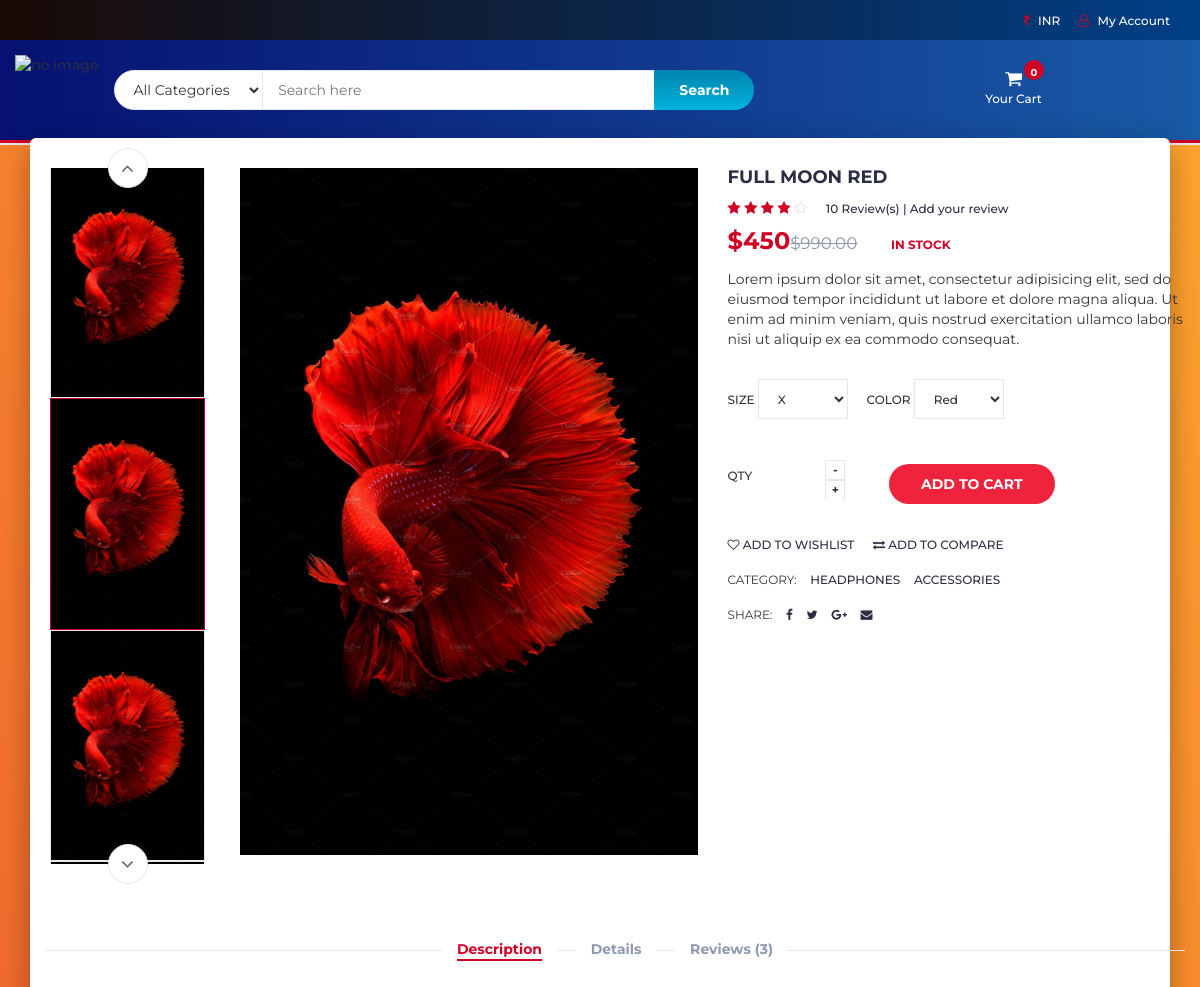
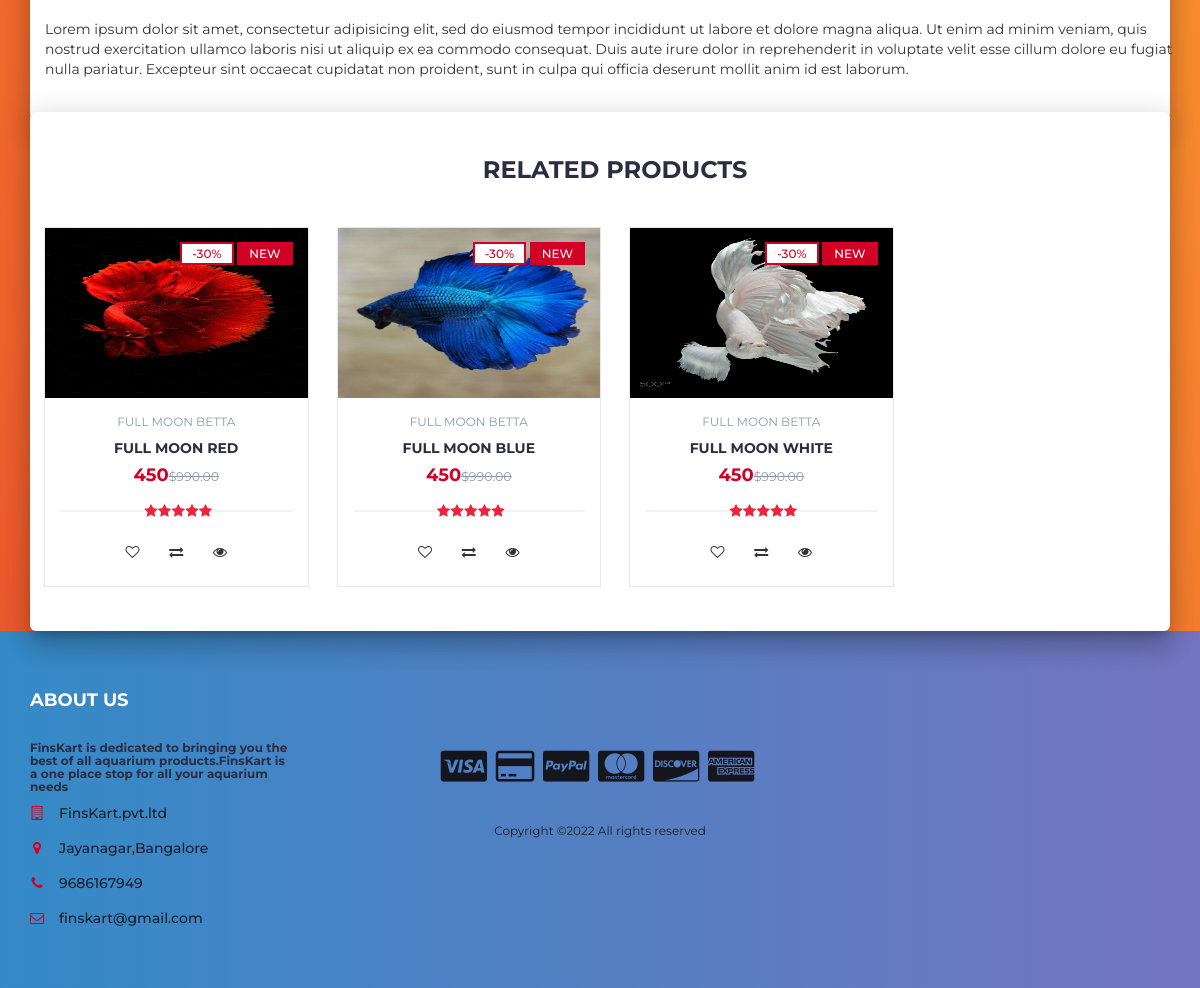
Page /product.php?p=1 on the committed database (2 pictures, top to bottom).
### tables this page shows
CREATE TABLE `products` (
  `product_id` int(100) NOT NULL,
  `product_cat` int(100) NOT NULL,
  `product_brand` int(100) NOT NULL,
  `product_title` varchar(255) NOT NULL,
  `product_price` int(100) NOT NULL,
  `product_desc` text NOT NULL,
  `product_image` text NOT NULL,
  `product_keywords` text NOT NULL
);

CREATE TABLE `categories` (
  `cat_id` int(100) NOT NULL,
  `cat_title` text NOT NULL
);

### product.php (the view, shortened to what this page needs)
<?php
include "header.php";
?>
		<div class="section main main-raised">
			<div class="container">
				<div class="row">
					<?php
								include 'db.php';
								$product_id = $_GET['p'];
								$sql = " SELECT * FROM products WHERE product_id = $product_id";
								$result = mysqli_query($con, $sql);
								if (mysqli_num_rows($result) > 0)
								{
									while($row = mysqli_fetch_assoc($result))
									{
									echo '
                                <div class="col-md-5 col-md-push-2">
                                <div id="product-main-img">
                                    <div class="product-preview">
                                        <img src="product_images/'.$row['product_image'].'" alt="">
                                    </div>
                                    <div class="product-preview">
                                        <img src="product_images/'.$row['product_image'].'" alt="">
                                    </div>
                                    <div class="product-preview">
                                        <img src="product_images/'.$row['product_image'].'" alt="">
                                    </div>
                                    <div class="product-preview">
                                        <img src="product_images/'.$row['product_image'].'" alt="">
                                    </div>
                                </div>
                            </div>
                                <div class="col-md-2  col-md-pull-5">
                                <div id="product-imgs">
                                    <div class="product-preview">
                                        <img src="product_images/'.$row['product_image'].'" alt="">
                                    </div>
                                    <div class="product-preview">
                                        <img src="product_images/'.$row['product_image'].'" alt="">
                                    </div>
                                    <div class="product-preview">
                                        <img src="product_images/'.$row['product_image'].'" alt="">
                                    </div>
                                    <div class="product-preview">
                                        <img src="product_images/'.$row['product_image'].'" alt="">
                                    </div>
                                </div>
                            </div>
									';
									?>
									<?php
									echo '
                    <div class="col-md-5">
						<div class="product-details">
							<h2 class="product-name">'.$row['product_title'].'</h2>
							<div>
								<div class="product-rating">
									<i class="fa fa-star"></i>
									<i class="fa fa-star"></i>
									<i class="fa fa-star"></i>
									<i class="fa fa-star"></i>
									<i class="fa fa-star-o"></i>
								</div>
								<a class="review-link" href="#review-form">10 Review(s) | Add your review</a>
							</div>
							<div>
								<h3 class="product-price">$'.$row['product_price'].'<del class="product-old-price">$990.00</del></h3>
								<span class="product-available">In Stock</span>
							</div>
							<p>Lorem ipsum dolor sit amet, consectetur adipisicing elit, sed do eiusmod tempor incididunt ut labore et dolore magna aliqua. Ut enim ad minim veniam, quis nostrud exercitation ullamco laboris nisi ut aliquip ex ea commodo consequat.</p>
							<div class="product-options">
								<label>
									Size
									<select class="input-select">
										<option value="0">X</option>
									</select>
								</label>
								<label>
									Color
									<select class="input-select">
										<option value="0">Red</option>
									</select>
								</label>
							</div>
							<div class="add-to-cart">
								<div class="qty-label">
									Qty
									<div class="input-number">
										<span class="qty-up">+</span>
										<span class="qty-down">-</span>
									</div>
								</div>
								<div class="btn-group" style="margin-left: 25px; margin-top: 15px">
								<button class="add-to-cart-btn" pid="'.$row['product_id'].'"  id="product" ><i class="fa fa-shopping-cart"></i> add to cart</button>
                                </div>
							</div>
							<ul class="product-btns">
								<li><a href="#"><i class="fa fa-heart-o"></i> add to wishlist</a></li>
								<li><a href="#"><i class="fa fa-exchange"></i> add to compare</a></li>
							</ul>
							<ul class="product-links">
								<li>Category:</li>
								<li><a href="#">Headphones</a></li>
								<li><a href="#">Accessories</a></li>
							</ul>
							<ul class="product-links">
								<li>Share:</li>
								<li><a href="#"><i class="fa fa-facebook"></i></a></li>
								<li><a href="#"><i class="fa fa-twitter"></i></a></li>
								<li><a href="#"><i class="fa fa-google-plus"></i></a></li>
								<li><a href="#"><i class="fa fa-envelope"></i></a></li>
							</ul>
						</div>
					</div>
					<div class="col-md-12">
						<div id="product-tab">
							<ul class="tab-nav">
								<li class="active"><a data-toggle="tab" href="#tab1">Description</a></li>
								<li><a data-toggle="tab" href="#tab2">Details</a></li>
								<li><a data-toggle="tab" href="#tab3">Reviews (3)</a></li>
							</ul>
							<div class="tab-content">
								<div id="tab1" class="tab-pane fade in active">
									<div class="row">
										<div class="col-md-12">
											<p>Lorem ipsum dolor sit amet, consectetur adipisicing elit, sed do eiusmod tempor incididunt ut labore et dolore magna aliqua. Ut enim ad minim veniam, quis nostrud exercitation ullamco laboris nisi ut aliquip ex ea commodo consequat. Duis aute irure dolor in reprehenderit in voluptate velit esse cillum dolore eu fugiat nulla pariatur. Excepteur sint occaecat cupidatat non proident, sunt in culpa qui officia deserunt mollit anim id est laborum.</p>
										</div>
									</div>
								</div>
							</div>
						</div>
					</div>
				</div>
			</div>
		</div>
		<div class="section main main-raised">
			<div class="container">
				<div class="row">
					<div class="col-md-12">
						<div class="section-title text-center">
							<h3 class="title">Related Products</h3>
						</div>
					</div>
                    ';
									}
								}
								?>
								<?php
                    include 'db.php';
								$product_id = $_GET['p'];
					$product_query = "SELECT * FROM products,categories WHERE product_cat=cat_id AND product_id BETWEEN $product_id AND $product_id+3";
                $run_query = mysqli_query($con,$product_query);
                if(mysqli_num_rows($run_query) > 0){
                    while($row = mysqli_fetch_array($run_query)){
                        $pro_id    = $row['product_id'];
                        $pro_title = $row['product_title'];
                        $pro_price = $row['product_price'];
                        $pro_image = $row['product_image'];
                        $cat_name = $row["cat_title"];
                        echo "
                                <div class='col-md-3 col-xs-6'>
								<a href='product.php?p=$pro_id'><div class='product'>
									<div class='product-img'>
										<img src='product_images/$pro_image' style='max-height: 170px;' alt=''>
										<div class='product-label'>
											<span class='sale'>-30%</span>
											<span class='new'>NEW</span>
										</div>
									</div></a>
									<div class='product-body'>
										<p class='product-category'>$cat_name</p>
										<h3 class='product-name header-cart-item-name'><a href='product.php?p=$pro_id'>$pro_title</a></h3>
										<h4 class='product-price header-cart-item-info'>$pro_price<del class='product-old-price'>$990.00</del></h4>
										<div class='product-rating'>
											<i class='fa fa-star'></i>
											<i class='fa fa-star'></i>
											<i class='fa fa-star'></i>
											<i class='fa fa-star'></i>
											<i class='fa fa-star'></i>
										</div>
										<div class='product-btns'>
											<button class='add-to-wishlist'><i class='fa fa-heart-o'></i><span class='tooltipp'>add to wishlist</span></button>
											<button class='add-to-compare'><i class='fa fa-exchange'></i><span class='tooltipp'>add to compare</span></button>
											<button class='quick-view'><i class='fa fa-eye'></i><span class='tooltipp'>quick view</span></button>
										</div>
									</div>
									<div class='add-to-cart'>
										<button pid='$pro_id' id='product' class='add-to-cart-btn block2-btn-towishlist' href='#'><i class='fa fa-shopping-cart'></i> add to cart</button>
									</div>
								</div>
                                </div>
			";
		}
}
?>
<?php
include "footer.php";
?>

### header.php (shortened to what this page needs)
<!DOCTYPE html>
<html lang="en">
	<head>
		<link type="text/css" rel="stylesheet" href="css/bootstrap.min.css"/>
		<link type="text/css" rel="stylesheet" href="css/slick.css"/>
		<link type="text/css" rel="stylesheet" href="css/slick-theme.css"/>
		<link type="text/css" rel="stylesheet" href="css/nouislider.min.css"/>
		<link rel="stylesheet" href="css/font-awesome.min.css">
		<link type="text/css" rel="stylesheet" href="css/style.css"/>
		<link type="text/css" rel="stylesheet" href="css/accountbtn.css"/>
    </head>
	<body>
		<header>
			<div id="top-header">
				<div class="container">
					<ul class="header-links pull-right">
						<li><a href="#"><i class="fa fa-inr"></i> INR</a></li>
						<li><?php
                             include "db.php";
                            if(isset($_SESSION["uid"])){
                                $sql = "SELECT first_name FROM user_info WHERE user_id='$_SESSION[uid]'";
                                $query = mysqli_query($con,$sql);
                                $row=mysqli_fetch_array($query);
                                echo '
                               <div class="dropdownn">
                                  <a href="#" class="dropdownn" data-toggle="modal" data-target="#myModal" ><i class="fa fa-user-o"></i> HI '.$row["first_name"].'</a>
                                  <div class="dropdownn-content">
                                    <a href="" data-toggle="modal" data-target="#profile"><i class="fa fa-user-circle" aria-hidden="true" ></i>My Profile</a>
                                    <a href="logout.php"  ><i class="fa fa-sign-in" aria-hidden="true"></i>Log out</a>
                                  </div>
                                </div>';
                            }else{
                                echo '
                                <div class="dropdownn">
                                  <a href="#" class="dropdownn" data-toggle="modal" data-target="#myModal" ><i class="fa fa-user-o"></i> My Account</a>
                                  <div class="dropdownn-content">
                                    <a href="" data-toggle="modal" data-target="#Modal_login"><i class="fa fa-sign-in" aria-hidden="true" ></i>Login</a>
                                    <a href="" data-toggle="modal" data-target="#Modal_register"><i class="fa fa-user-plus" aria-hidden="true"></i>Register</a>
                                  </div>
                                </div>';
                            }
                                             ?>
                                </li>
					</ul>
				</div>
			</div>
			<div id="header">
				<div class="container">
					<div class="row">
						<div class="header-logo">
								<a href="index.php" class="logo"> <img src="img\logoimg.png" alt="no image">
								</a>
							</div>
						<div class="col-md-7">
							<div class="header-search">
								<form>
									<select class="input-select">
										<option value="0">All Categories</option>
									</select>
									<input class="input" id="search" type="text" placeholder="Search here">
									<button type="submit" id="search_btn" class="search-btn">Search</button>
								</form>
							</div>
						</div>
						<div class="col-md-3 clearfix">
							<div class="header-ctn">
								<div class="dropdown">
									<a class="dropdown-toggle" data-toggle="dropdown" aria-expanded="true">
										<i class="fa fa-shopping-cart"></i>
										<span>Your Cart</span>
										<div class="badge qty">0</div>
									</a>
									</div>
							</div>
						</div>
					</div>
				</div>
			</div>
		</header>

### footer.php (shortened to what this page needs)
<footer id="footer">
			<div class="section">
				<div class="container">
					<div class="row">
						<div class="col-md-3 col-xs-6">
							<div class="footer">
								<h3 class="footer-title">About Us</h3>
								<h6><p>FinsKart is dedicated to bringing you the best of all aquarium products.FinsKart is a one place stop for all your aquarium needs</p></h6>
								<ul class="footer-links">
									<li><a href="index.php"><i class="fa fa-building-o"></i>FinsKart.pvt.ltd</a></li>
									<li><a href="https://www.google.com/maps/place/Jayanagar,+Bengaluru,+Karnataka/@12.9292117,77.5696454,14z/data=!3m1!4b1!4m5!3m4!1s0x3bae15986765d7d9:0xbba2fea7014e5087!8m2!3d12.9307735!4d77.5838302"><i class="fa fa-map-marker"></i>Jayanagar,Bangalore</a></li>
									<li><a href="#"><i class="fa fa-phone"></i>9686167949</a></li>
									<li><a href="https://mail.google.com/mail/u/0/#inbox?compose=GTvVlcSDZBVXKlkHQpfcLnXwTWFGvsrhgNFpGqgsJWGVVrSpbMnsMVRBCLDKrFcxwmwFXhTlvXSnB"><i class="fa fa-envelope-o"></i>finskart@gmail.com</a></li>
								</ul>
							</div>
						</div>
						<div class="col-md-6 text-center" style="margin-top:80px;">
							<ul class="footer-payments">
								<li><a href="#"><i class="fa fa-cc-visa"></i></a></li>
								<li><a href="#"><i class="fa fa-credit-card"></i></a></li>
								<li><a href="#"><i class="fa fa-cc-paypal"></i></a></li>
								<li><a href="#"><i class="fa fa-cc-mastercard"></i></a></li>
								<li><a href="#"><i class="fa fa-cc-discover"></i></a></li>
								<li><a href="#"><i class="fa fa-cc-amex"></i></a></li>
							</ul>
							<span class="copyright">
								Copyright &copy;<script>document.write(new Date().getFullYear());</script> All rights reserved
							</span>
						</div>
					</div>
				</div>
			</div>
		</footer>

### css/accountbtn.css (style rules this page uses)
.dropdownn { position: relative; display: inline-block; }

### header.php (style rules this page uses)
#header { background: #195ba6; background: -webkit-linear-gradient(to right, #061161, #195ba6); background: linear-gradient(to right, #061171, #195ba6); }
#top-header { background: #19a685; background: -webkit-linear-gradient(to right, #190A05, #003f87); background: linear-gradient(to right, #190A05, #003f87); }
#footer { background: #7474BF; background: -webkit-linear-gradient(to right, #348AC7, #7474BF); background: linear-gradient(to right, #348AC7, #7474BF); color: #1E1F29; }
.footer-links li a { color: #1E1F29; }

### rows in the picture
products: product_image (picture), product_title "FULL MOON RED", product_price "450", categories.cat_title "FULL MOON BETTA"
products: product_image (picture), categories.cat_title "FULL MOON BETTA", product_title "FULL MOON BLUE", product_price "450"
products: product_image (picture), categories.cat_title "FULL MOON BETTA", product_title "FULL MOON WHITE", product_price "450"
